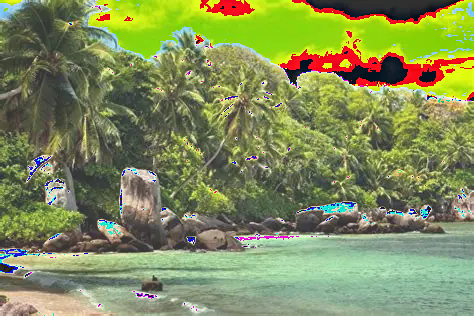
#> input picture encrypted.png, 474 x 316 px
$ python image_encrypt.py
#> lines starting #> are read from the running program, lines starting #| are printed output that depends on the picture
#> the answer given: 1
#> the answer given: 3
#> the answer given: encrypted.png
from PIL import Image

def encrypt_image(image_path, key, output_path):
#> called with image_path = 'encrypted.png', key = 3, output_path = 'encrypted.png'
    img = Image.open(image_path)
#> img is the input picture: PIL image 474x316 RGB; mean R, G, B 130.2, 141.1, 90.8
    pixels = img.load()

    for i in range(img.width):
        for j in range(img.height):
            r, g, b = pixels[i, j]


            r = (r + key) % 256
            g = (g + key) % 256
            b = (b + key) % 256

            pixels[i, j] = (r, g, b)

    img.save(output_path)
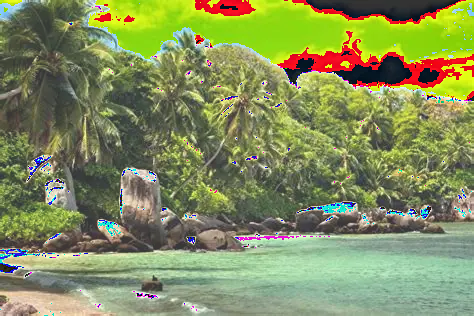
#> saved as encrypted.png: PIL image 474x316 RGB; mean R, G, B 132, 142.4, 93.2
    print("Image encrypted and saved as", output_path)


def decrypt_image(image_path, key, output_path):
    img = Image.open(image_path)
    pixels = img.load()

    for i in range(img.width):
        for j in range(img.height):
            r, g, b = pixels[i, j]


            r = (r - key) % 256
            g = (g - key) % 256
            b = (b - key) % 256

            pixels[i, j] = (r, g, b)

    img.save(output_path)
    print("Image decrypted and saved as", output_path)


print("1. Encrypt Image")
print("2. Decrypt Image")

choice = input("Enter choice (1/2): ")
key = int(input("Enter key (number): "))

if choice == "1":
    path = input("Enter image path: ")
    encrypt_image(path, key, "encrypted.png")

elif choice == "2":
    path = input("Enter encrypted image path: ")
    decrypt_image(path, key, "decrypted.png")

else:
    print("Invalid choice")

$ run again, with photo.png copied over encrypted.png
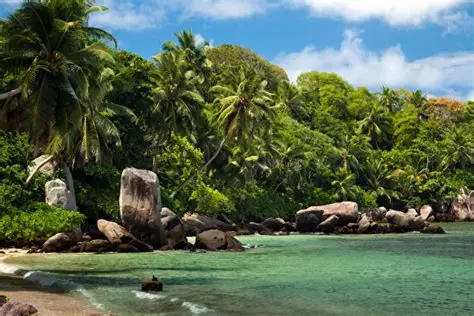
#> input picture photo.png, 474 x 316 px
#> in encrypt_image, img is the input picture: PIL image 474x316 RGB; mean R, G, B 88.8, 105.5, 82.9
#> in encrypt_image, `img.save(output_path)`:
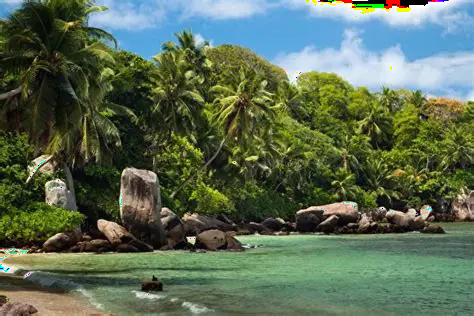
#> saved as encrypted.png: PIL image 474x316 RGB; mean R, G, B 90.8, 107.5, 84.5
